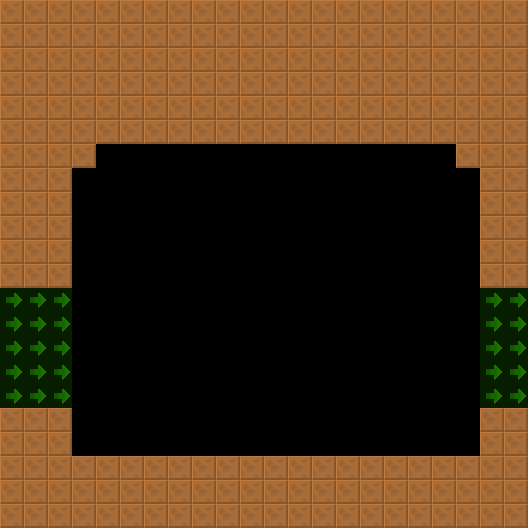

Below is a game level as drawn by its tile map, then a one-line description and the .tmx that defines it (tile-layer data replaced by summaries):
An orthogonal 22x22 tile map with 24x24 px tiles, 2 tile layers (col, lnk), 2 tilesets and 3 objects (2x Npc, SpecialEquipment).

<map version="1.4" tiledversion="1.4.2" orientation="orthogonal" renderorder="right-down" width="22" height="22" tilewidth="24" tileheight="24" infinite="0" nextlayerid="4" nextobjectid="8">
 <tileset firstgid="6" source="../../lnk.tsx" />
 <tileset firstgid="1" source="../../col.tsx" />
 <layer id="1" name="col" width="22" height="22">
  <data>[484 cells, 240 non-empty, 1 distinct tile ids]</data>
 </layer>
 <layer id="2" name="lnk" width="22" height="22" opacity="0.5">
  <data>[484 cells, 25 non-empty, 1 distinct tile ids]</data>
 </layer>
 <objectgroup id="3" name="markers" opacity="0.5">
  <object id="1" name="SpecialEquipment" type="SpecialEquipment" x="120" y="144" width="312" height="312">
   <properties>
    <property name="yr" value="0" />
    <property name="xr" value="0" />
   </properties>
  </object>
  <object id="2" name="Npc" type="Npc" x="216" y="432" width="24" height="24">
   <properties>
    <property name="yr" value="0" />
    <property name="xr" value="0" />
    <property name="customId" value="smallBlacksmith" />
   </properties>
  </object>
  <object id="3" name="Npc" type="Npc" x="360" y="432" width="24" height="24">
   <properties>
    <property name="yr" value="0" />
    <property name="xr" value="0" />
    <property name="customId" value="blacksmith" />
   </properties>
  </object>
 </objectgroup>
</map>
